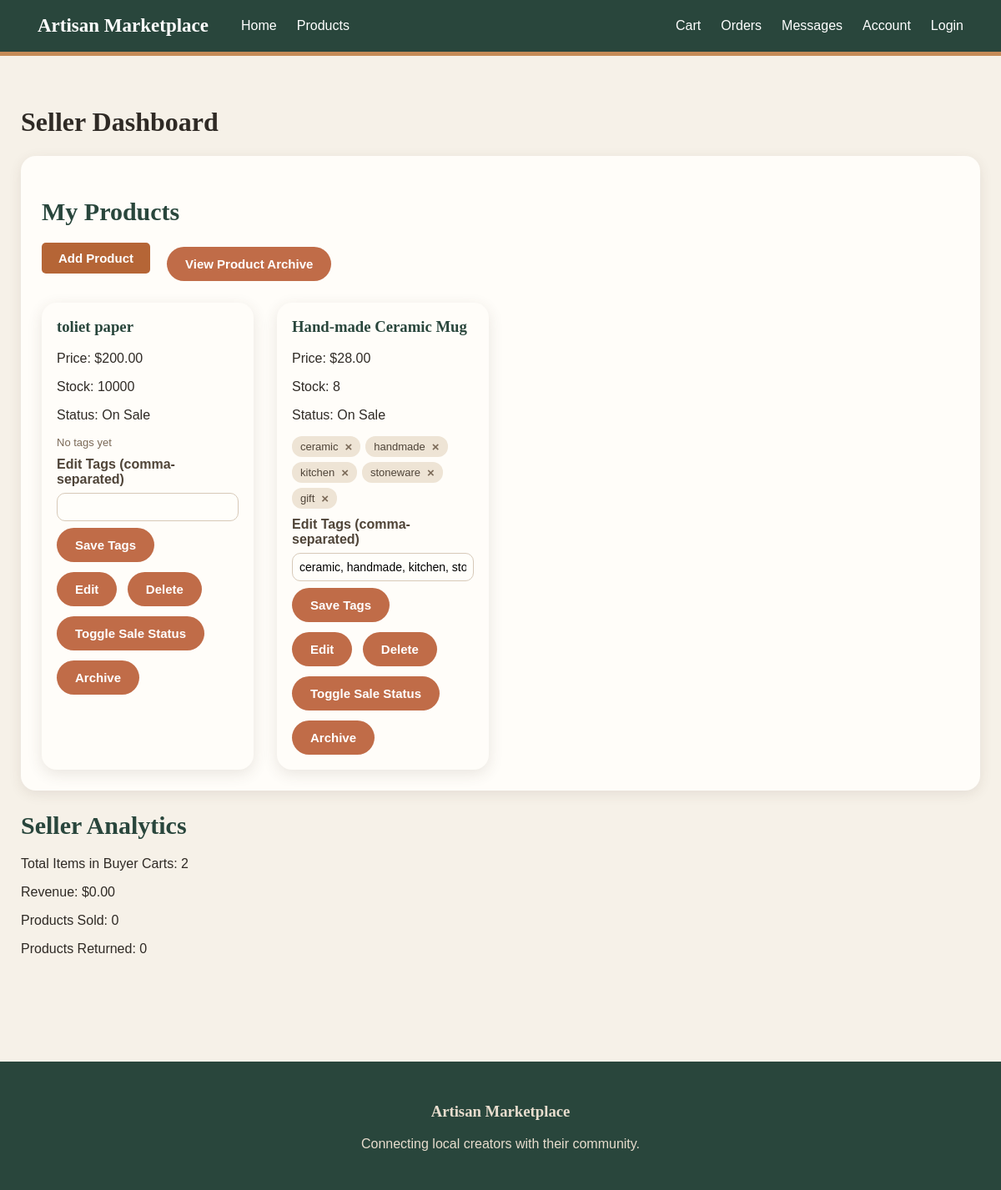
The page /seller on the database as committed earlier.
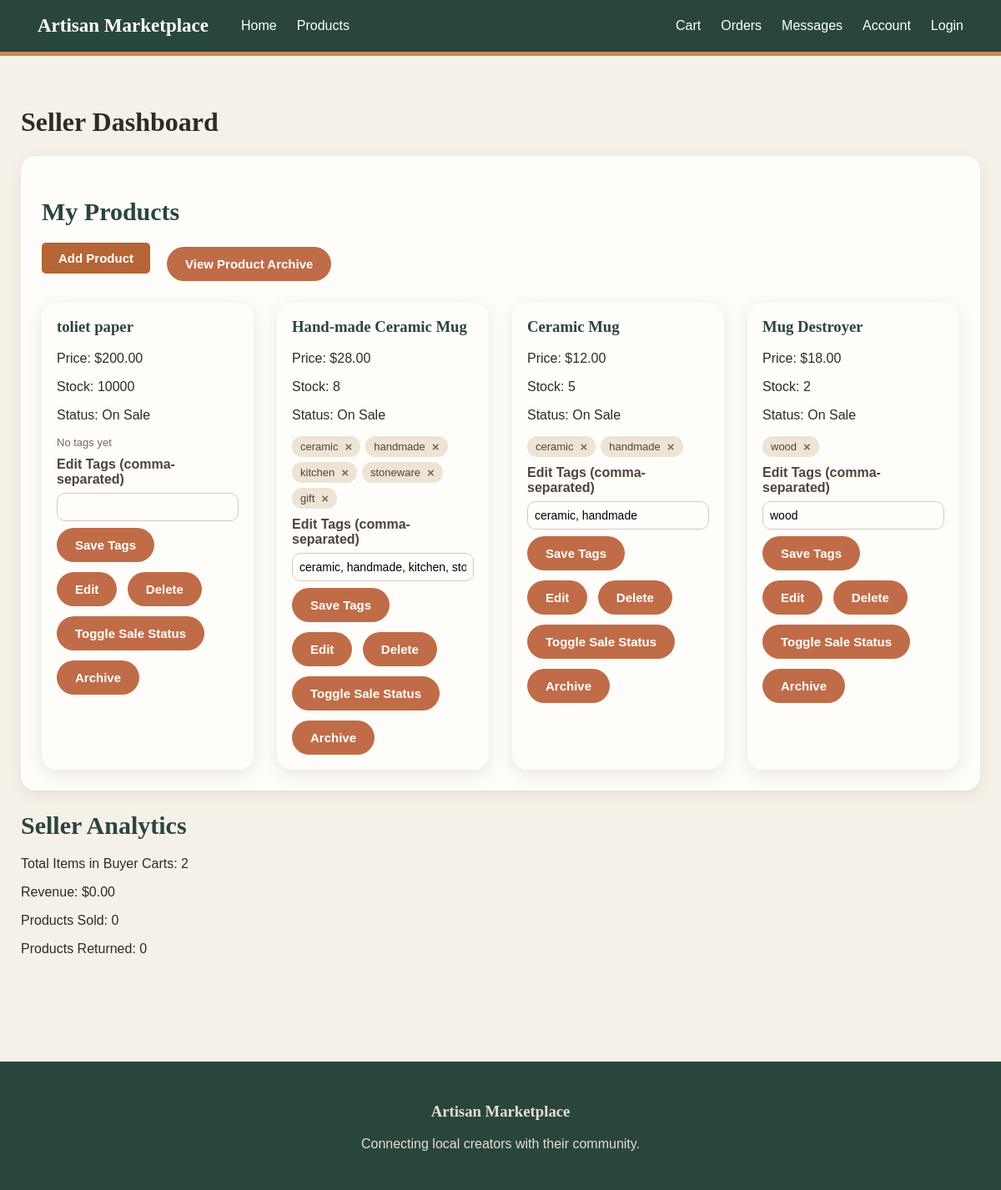
The same page on the database as committed later.
### tables this page shows
CREATE TABLE products (
            product_id INTEGER PRIMARY KEY AUTOINCREMENT,
            seller_id INTEGER NOT NULL,
            title TEXT NOT NULL,
            description TEXT,
            price REAL NOT NULL,
            stock_quantity INTEGER NOT NULL,
            created_at TIMESTAMP DEFAULT CURRENT_TIMESTAMP
        );

CREATE TABLE product_tags (
            tag_id INTEGER PRIMARY KEY AUTOINCREMENT,
            product_id INTEGER NOT NULL,
            tag TEXT NOT NULL,
            UNIQUE (product_id, tag)
        );

### app.py (the view)
@app.route("/seller")
def seller():
    seller_id = session.get('user_id', 1)
    products = [
        {"id": p[0], "title": p[1], "description": p[2], "price": p[3], "stock": p[4], "tags": get_product_tags(p[0])}
        for p in list_products_by_seller(seller_id)
    ]
    total_in_carts = get_seller_cart_count(seller_id)
    return render_template("seller.html", products=products, total_in_carts=total_in_carts)

### database.py (called while the page is built)
def list_products_by_seller(seller_id):
    conn = sqlite3.connect(DB_PATH)
    cursor = conn.cursor()
    cursor.execute('SELECT product_id, title, description, price, stock_quantity FROM products WHERE seller_id = ?',
                   (seller_id,))
    products = cursor.fetchall()
    conn.close()
    return products

def get_product_tags(product_id):
    conn = sqlite3.connect(DB_PATH)
    cursor = conn.cursor()
    cursor.execute('SELECT tag FROM product_tags WHERE product_id = ? ORDER BY tag_id', (product_id,))
    tags = [row[0] for row in cursor.fetchall()]
    conn.close()
    return tags

def get_seller_cart_count(seller_id):
    conn = sqlite3.connect(DB_PATH)
    cursor = conn.cursor()
    cursor.execute('''
        SELECT SUM(c.quantity)
        FROM cart_items c
        JOIN products p ON c.product_id = p.product_id
        WHERE p.seller_id = ?
    ''', (seller_id,))
    result = cursor.fetchone()[0]
    conn.close()
    return result or 0

### templates/seller.html (shortened to what this page needs)
{% extends "base.html" %}
{% block content %}
<h1>Seller Dashboard</h1>
<section class="seller-section">
    <h2>My Products</h2>
    <div class="seller-actions">
        <button id="toggleFormBtn" class="btn" style="background-color: #b56536; color: white; padding: 10px 20px; border: none; border-radius: 5px; cursor: pointer; margin-bottom: 15px;">
            Add Product
        </button>
        <a href="/archive"><button>View Product Archive</button></a>
    </div>
    <div class="product-grid">
        {% for product in products %}
        <div class="product-card">
            <div class="product-card-content">
                <h3 class="p-title">{{ product.title }}</h3>
                <p class="p-price">Price: ${{ "%.2f"|format(product.price) }}</p>
                <p class="p-stock">Stock: {{ product.stock }}</p>
                <p>Status: On Sale</p>
                <div class="tag-list" data-product-id="{{ product.id }}">
                    {% for tag in product.tags %}
                    <span class="tag">
                        {{ tag }}
                        <button type="button" class="tag-remove" data-tag="{{ tag }}" aria-label="Remove tag {{ tag }}">&times;</button>
                    </span>
                    {% else %}
                    <span class="no-tags">No tags yet</span>
                    {% endfor %}
                </div>
                <form class="tag-form" data-product-id="{{ product.id }}">
                    <label for="tags-{{ product.id }}">Edit Tags (comma-separated)</label>
                    <input type="text" id="tags-{{ product.id }}" value="{{ product.tags|join(', ') }}">
                    <button type="submit">Save Tags</button>
                </form>
                {% include "_product_manage.html" %}
                <button>Toggle Sale Status</button>
                <button>Archive</button>
            </div>
        </div>
        {% else %}
        <p>You haven't added any products yet.</p>
        {% endfor %}
    </div>
</section>
<section>
    <h2>Seller Analytics</h2>
    <p>Total Items in Buyer Carts: {{ total_in_carts }}</p>
    <p>Revenue: $0.00</p>
    <p>Products Sold: 0</p>
    <p>Products Returned: 0</p>
</section>
{% endblock %}

### templates/base.html (shortened to what this page needs)
<!DOCTYPE html>
<html lang="en">
<head>
    <link rel="stylesheet"
          href="{{ url_for('static', filename='style.css') }}">
</head>
<body>
    <nav>
        <div class="nav-left">
            <a href="/" class="logo">
                Artisan Marketplace
            </a>
            <a href="/">Home</a>
            <a href="/products">Products</a>
        </div>
        <div class="nav-right">
            <a href="/cart">Cart</a>
            <a href="/orders">Orders</a>
            <a href="/messages">Messages</a>
            <a href="/account">Account</a>
            <a href="/login">Login</a>
        </div>
    </nav>
    <main>
        {% block content %}
        {% endblock %}
    </main>
    <footer>
        <h3>Artisan Marketplace</h3>
        <p>
            Connecting local creators with their community.
        </p>
    </footer>
</body>
</html>

### templates/_product_manage.html (shortened to what this page needs)
<button type="button" class="edit-btn" data-product-id="{{ product.id }}">Edit</button>
<button type="button" class="delete-btn" data-product-id="{{ product.id }}">Delete</button>

### static/style.css (style rules this page uses)
* { box-sizing: border-box; }
body { margin: 0; font-family: "Trebuchet MS", Arial, sans-serif; background-color: #f6f1e8; color: #2f2a25; }
main { max-width: 1200px; margin: auto; padding: 40px 25px; }
h1, h2, h3 { font-family: Georgia, "Times New Roman", serif; }
a { text-decoration: none; color: inherit; }
nav { background-color: #29463c; color: white; display: flex; justify-content: space-between; align-items: center; padding: 18px 45px; border-bottom: 5px solid #c58b57; }
.nav-left, .nav-right { display: flex; align-items: center; gap: 24px; }
nav a { color: white; transition: 0.2s; }
.logo { font-family: Georgia, serif; font-size: 23px; font-weight: bold; margin-right: 15px; }
button { background-color: #c06c48; color: white; border: none; border-radius: 25px; padding: 12px 22px; font-size: 15px; font-weight: bold; cursor: pointer; margin-top: 12px; margin-right: 8px; transition: 0.2s; }
section h2 { font-size: 30px; margin-bottom: 20px; color: #29463c; }
.product-grid { display: grid; grid-template-columns: repeat(auto-fill, minmax(230px, 1fr)); gap: 28px; }
.product-card { background-color: #fffdf9; border-radius: 18px; overflow: hidden; padding: 0; box-shadow: 0 5px 18px rgba(77, 61, 45, 0.12); transition: transform 0.25s, box-shadow 0.25s; }
.product-card-content { padding: 18px; }
.product-card h2, .product-card h3 { margin-top: 0; color: #29463c; }
.seller-actions { display: flex; gap: 12px; align-items: center; margin-bottom: 20px; }
.seller-actions button { margin-top: 0; }
form { background-color: #fffdf9; padding: 30px; border-radius: 18px; max-width: 520px; box-shadow: 0 5px 18px rgba(77, 61, 45, 0.12); margin-top: 20px; }
label { display: block; margin-bottom: 7px; font-weight: bold; color: #4f4438; }
input, select, textarea { width: 100%; padding: 12px; border: 1px solid #d7c9b8; border-radius: 10px; background-color: #fffefa; font-size: 15px; }
.tag-list { display: flex; flex-wrap: wrap; gap: 6px; margin-bottom: 10px; }
.tag { display: inline-flex; align-items: center; gap: 2px; background-color: #eee4d5; color: #4f4438; border-radius: 12px; padding: 4px 4px 4px 10px; font-size: 13px; }
.tag-remove { background: none; color: #7b6a58; padding: 0 6px; margin: 0; font-size: 15px; }
.no-tags { color: #7b6a58; font-size: 13px; }
.tag-form { background: none; box-shadow: none; padding: 0; margin-top: 0; }
.tag-form input { padding: 8px; font-size: 14px; }
.tag-form button { margin-top: 8px; }
.account-card, .seller-section, .order-card, .cart-item, .message-area, .conversation-list { background-color: #fffdf9; padding: 25px; margin-bottom: 25px; border-radius: 18px; box-shadow: 0 4px 15px rgba(77, 61, 45, 0.1); }
footer { margin-top: 70px; padding: 30px; text-align: center; background-color: #29463c; color: #e8ddce; }

Rows that differ between the two databases and show on the page:
added products: title "Ceramic Mug", price "12.00", stock "5", tags "ceramic, handmade"
added product_tags: tag "ceramic", shown under "Ceramic Mug"
added product_tags: tag "handmade", shown under "Ceramic Mug"
added products: title "Mug Destroyer", price "18.00", stock "2", tags "wood"
added product_tags: tag "wood", shown under "Mug Destroyer"
